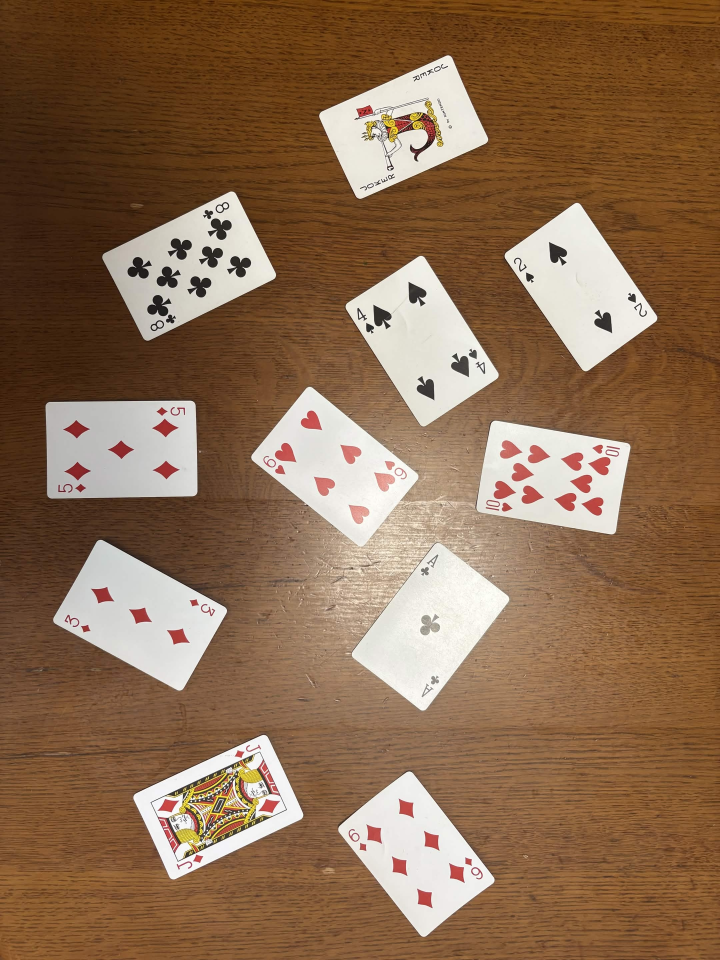
#> input picture cards.jpg, 2160 x 2880 px (shown at 1/3 size)
$ python main.py
#> lines starting #> are read from the running program, lines starting #| are printed output that depends on the picture; after the words box and inside, x2 and y2 are one past the last pixel; in counts of white or black regions, pixels touching at a corner belong together
import cv2
import numpy as np
import os

IMAGE_NAME = "cards.jpg"
OUTPUT_DIR = "output"

os.makedirs(OUTPUT_DIR, exist_ok=True)

for file in os.listdir(OUTPUT_DIR):
    file_path = os.path.join(OUTPUT_DIR, file)

    if file.endswith(".jpg") or file.endswith(".png"):
        os.remove(file_path)

print("前回の出力画像を削除しました")

image = cv2.imread(IMAGE_NAME)
#> image is the input picture: shape (2880, 2160, 3); mean B, G, R 80.9, 107.9, 139.3

if image is None:
    print(f"{IMAGE_NAME} が見つかりません")
    exit()

image = cv2.resize(image, (800, 600))
#> image: shape (600, 800, 3)
result = image.copy()

manual_points = []
manual_count = 0

#4点を左上・右上・右下・左下の順に並び替える
# [12 lines left out: function order_points, not called in this run]


#カードを正面補正
def save_card_from_points(img, pts, filename):
    ordered = np.array(pts, dtype="float32")

    width = 250
    height = 350

    dst = np.array([
        [0, 0],
        [width - 1, 0],
        [width - 1, height - 1],
        [0, height - 1]
    ], dtype="float32")

    M = cv2.getPerspectiveTransform(ordered, dst)
    warped = cv2.warpPerspective(img, M, (width, height))


    h, w = warped.shape[:2]
    if w > h:
        warped = cv2.rotate(warped, cv2.ROTATE_90_CLOCKWISE)

    gray = cv2.cvtColor(warped, cv2.COLOR_BGR2GRAY)

    tl = np.mean(gray[0:50, 0:50])
    tr = np.mean(gray[0:50, -50:])
    bl = np.mean(gray[-50:, 0:50])
    br = np.mean(gray[-50:, -50:])

    values = [tl, tr, br, bl]
    min_idx = np.argmin(values)

    if min_idx == 1:
        warped = cv2.rotate(warped, cv2.ROTATE_90_COUNTERCLOCKWISE)
    elif min_idx == 2:
        warped = cv2.rotate(warped, cv2.ROTATE_180)
    elif min_idx == 3:
        warped = cv2.rotate(warped, cv2.ROTATE_90_CLOCKWISE)

    cv2.imwrite(filename, warped)
    return warped

#自動検出

gray = cv2.cvtColor(image, cv2.COLOR_BGR2GRAY)
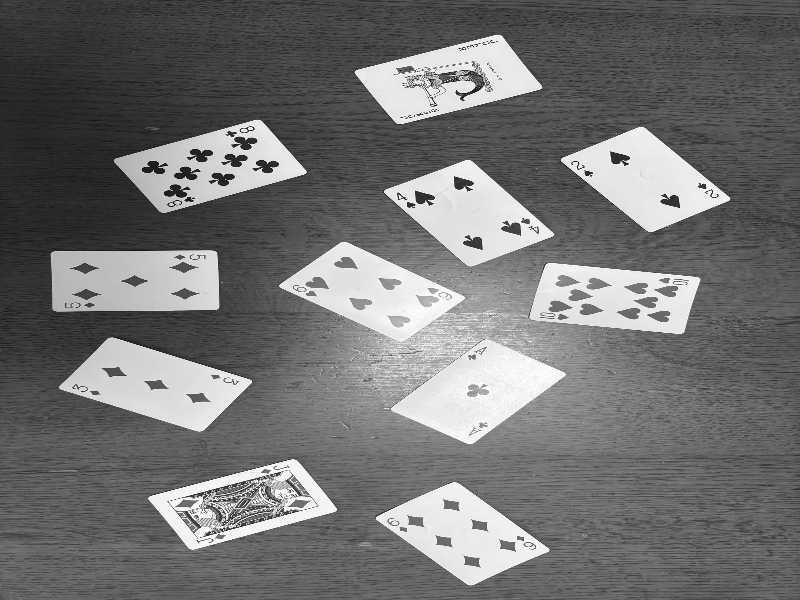
#> gray: shape (600, 800); min 2, max 255, mean 114.1
blur = cv2.GaussianBlur(gray, (5, 5), 0)
edges = cv2.Canny(blur, 50, 150)
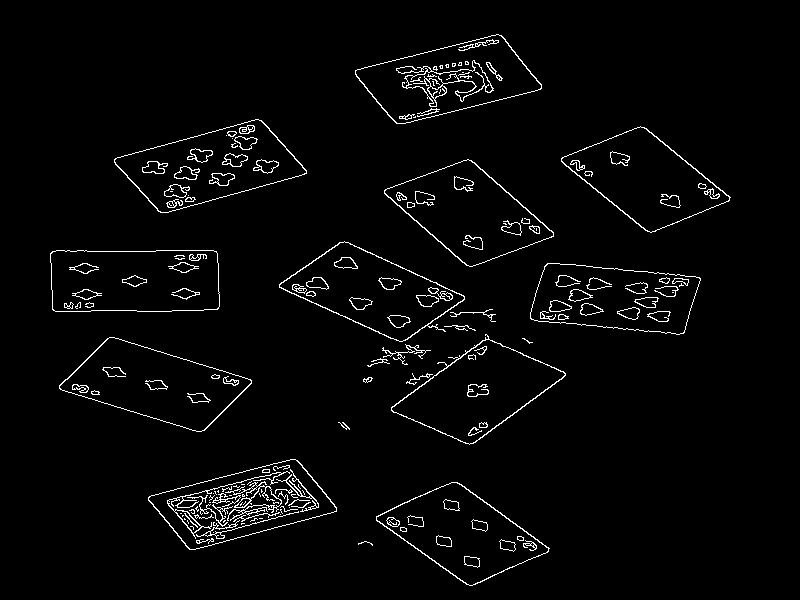
#> edges: shape (600, 800); 2.8% white in thin lines or dots, all inside (x1, y1, x2, y2) = (50, 34, 731, 586)

kernel = np.ones((5, 5), np.uint8)
combined = cv2.dilate(edges, kernel, iterations=2)
#> combined: shape (600, 800); 20.2% white; 27 white regions, largest, box (x1, y1, x2, y2) and area: (275, 237, 570, 449) 17455, (144, 455, 341, 554) 12085, (110, 115, 311, 217) 10254
combined = cv2.morphologyEx(combined, cv2.MORPH_CLOSE, kernel, iterations=2)
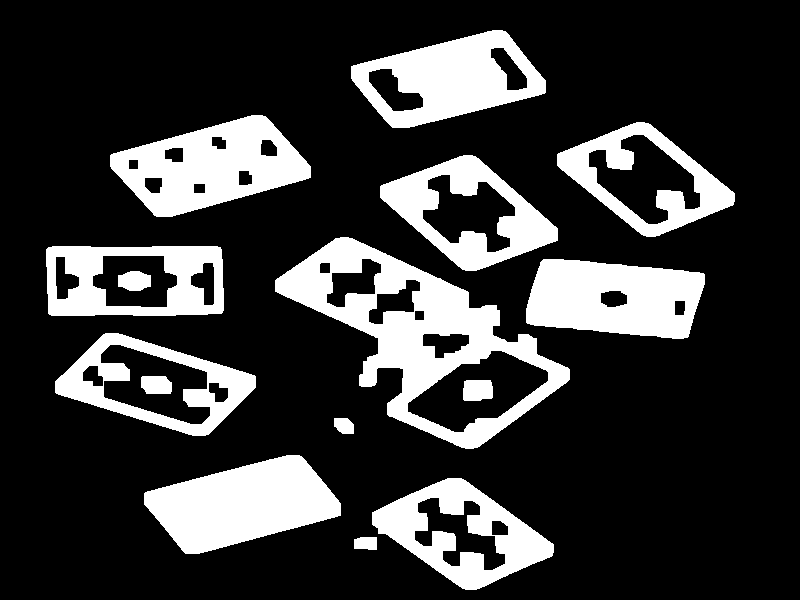
#> combined: shape (600, 800); 21.8% white; 15 white regions

contours, _ = cv2.findContours(combined, cv2.RETR_EXTERNAL, cv2.CHAIN_APPROX_SIMPLE)
#> contours = 12 contours; largest, box (x1, y1, x2, y2) and area: (275, 237, 570, 449) 28342, (110, 115, 311, 217) 12412, (55, 333, 256, 436) 12207, (351, 30, 546, 128) 11940, (144, 455, 341, 554) 11916
contours = sorted(contours, key=cv2.contourArea, reverse=True)[:30]

auto_count = 0

for cnt in contours:
    area = cv2.contourArea(cnt)

    if area < 2000 or area > 50000:
        continue

    peri = cv2.arcLength(cnt, True)
    approx = cv2.approxPolyDP(cnt, 0.03 * peri, True)

    if len(approx) != 4:
        continue

    box = approx.reshape(4, 2).astype("float32")

    x, y, w, h = cv2.boundingRect(box.astype(int))

    if w == 0 or h == 0:
        continue

    ratio = max(w, h) / min(w, h)

    if ratio < 1.0 or ratio > 3.5:
        continue

    auto_count += 1

    save_card_from_points(
        image,
        box,
        f"{OUTPUT_DIR}/auto_card_{auto_count}.jpg"
    )

    cv2.drawContours(result, [box.astype(int)], -1, (255, 0, 0), 3)
    cv2.putText(result, f"A{auto_count}", (x, y - 10),
                cv2.FONT_HERSHEY_SIMPLEX, 0.7, (255, 0, 0), 2)
#> this loop made 12 passes
#> (area, peri, x, y, ratio, ordered in save_card_from_points, tl in save_card_from_points, tr in save_card_from_points) on passes 1 to 7: (28342, 972.4, 275, 238, 1.4, [[275, 280], [461, 447], [569, 379], [352, 238]], 176.3, 230.7), (12412, 502.4, 110, 115, 1.97, [[310, 177], [262, 115], [110, 155], [156, 216]], 179.5, 162.1), (12207, 497.4, 55, 333, 1.95, [[55, 381], [192, 435], [255, 387], [118, 333]], 167, 168.2), (11939.5, 492.4, 351, 30, 1.99, [[545, 92], [502, 30], [351, 66], [392, 127]], 187.2, 171.4), (11916.5, 496, 144, 455, 1.99, [[340, 515], [299, 455], [144, 493], [185, 553]], 193, 187.8), (11908.5, 484.9, 46, 247, 2.58, [[46, 249], [51, 315], [223, 310], [220, 247]], 145.1, 132.1), (11799.5, 462.7, 380, 155, 1.53, [[380, 186], [465, 270], [557, 240], [472, 155]], 182.5, 183.8)
#> area on passes 11 to 12: 242.5, 238
#> pass 1, in save_card_from_points, `warped = cv2.warpPerspective(img, M, (width, height))`:
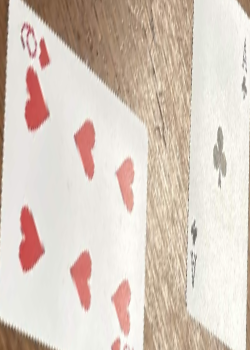
#> warped: shape (350, 250, 3); mean B, G, R 193.7, 204.6, 218.4
#> pass 1, in save_card_from_points, `gray = cv2.cvtColor(warped, cv2.COLOR_BGR2GRAY)`:
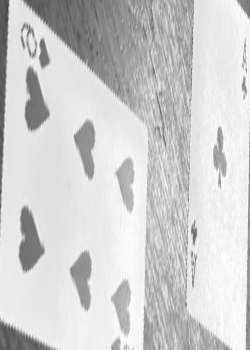
#> gray: shape (350, 250); min 68, max 254, mean 207.4
#> pass 2, in save_card_from_points (call 2), `gray = cv2.cvtColor(warped, cv2.COLOR_BGR2GRAY)`:
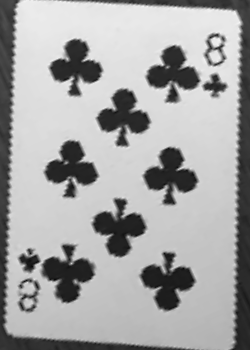
#> gray: shape (350, 250); min 9, max 245, mean 164.5
#> after the loop:
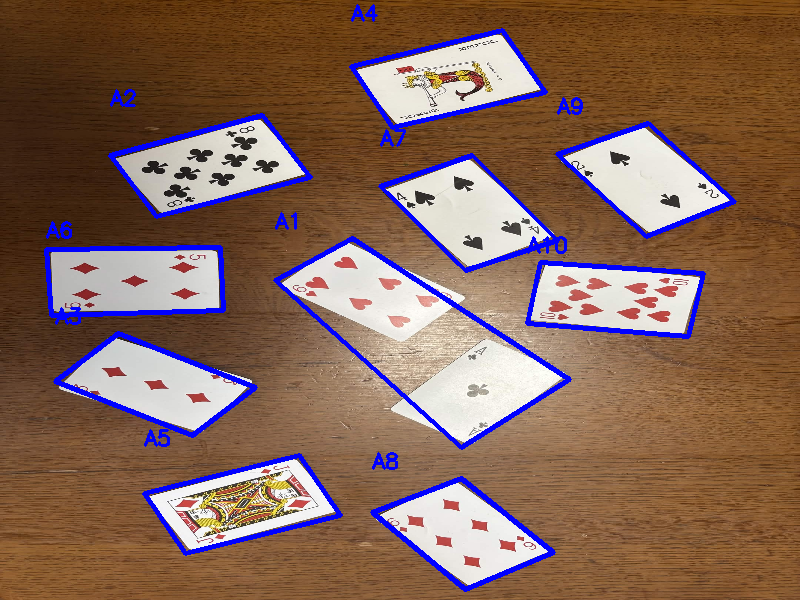
#> result: shape (600, 800, 3); mean B, G, R 89.9, 102.3, 132.2
#> after the loop, auto_count = 10


#手動補正用処理
# [30 lines left out: function mouse_callback, not called in this run]


#表示・操作

cv2.namedWindow("Auto + Manual Detection")
cv2.setMouseCallback("Auto + Manual Detection", mouse_callback)

print("自動検出完了:", auto_count, "枚")
#| 自動検出完了: 10 枚
print("未検出のカードは、角を4点クリックしてください")
print("クリック順はだいたいでOKです")
print("終了するには q を押してください")
print("取り消しは r を押してください")

while True:
    cv2.imshow("Auto + Manual Detection", result)

    key = cv2.waitKey(20) & 0xFF
#> (key q is pressed here)

    if key == ord("q"):
        break

    # 直近の手動クリックをリセット
    if key == ord("r"):
        manual_points = []
        result = image.copy()
        print("手動クリックをリセットしました")

cv2.imwrite(f"{OUTPUT_DIR}/final_result.jpg", result)
cv2.imwrite(f"{OUTPUT_DIR}/combined.jpg", combined)

cv2.destroyAllWindows()

print("完了しました")
print(f"自動検出: {auto_count}枚")
#| 自動検出: 10枚
print(f"手動補正: {manual_count}枚")
print("output フォルダを確認してください")
